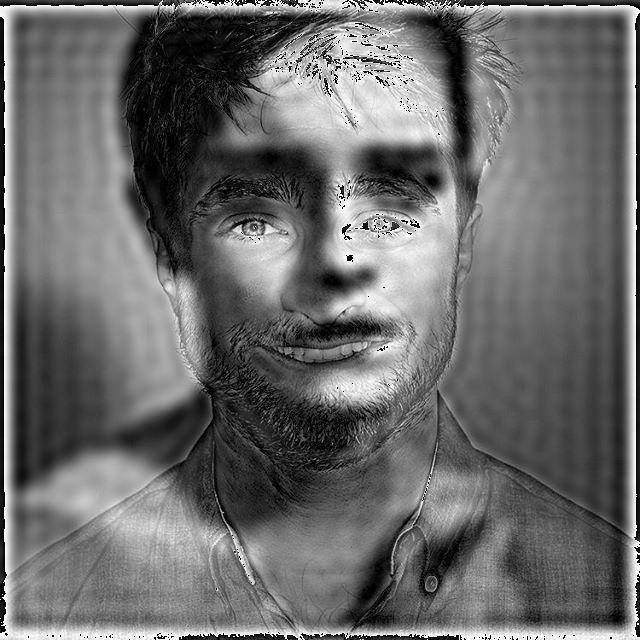

Write the Python code that produced this figure.
import cv2, math
from PIL import Image	
import numpy as np 

# load images
img1 = Image.open('emma.jpg')
img1 = img1.convert('L')
# img1.show()
lowpass = np.asarray(img1)
lowpassFFT = np.fft.fft2(lowpass)
lowpassFFT = np.fft.fftshift(lowpassFFT)

img2 = Image.open('danielVelho.jpg')
img2 = img2.convert('L')
# img2.show()
highpass = np.asarray(img2)
highpassFFT = np.fft.fft2(highpass)
highpassFFT = np.fft.fftshift(highpassFFT)

# dimensions of images
h1 = img1.size[0]
w1 = img1.size[1]

h2 = img2.size[0]
w2 = img2.size[1]

# low pass
for u in range(h1):
	for v in range(w1):
		u1 = u - h1/2
		v1 = v - w1/2
		Duv = math.sqrt(u1*u1 + v1*v1)
		if Duv < 25:
			Huv = 1
		else:
			Huv = 0
		lowpassFFT[v][u] = Huv*lowpassFFT[v][u]

Image.fromarray(abs(lowpassFFT)/800)

# high pass
for u in range(h2):
	for v in range(w2):
		u1 = u - h2/2
		v1 = v - w2/2
		Duv = math.sqrt(u1*u1 + v1*v1)
		if Duv > 30:
			Huv = 1
		else:
			Huv = 0
		highpassFFT[v][u] = Huv*highpassFFT[v][u]

Image.fromarray(abs(highpassFFT)/800)

output = highpassFFT + lowpassFFT
output = Image.fromarray(np.abs(np.fft.ifft2(output)).astype(np.uint8))
output.show()
output.save("hybrid.jpeg")
